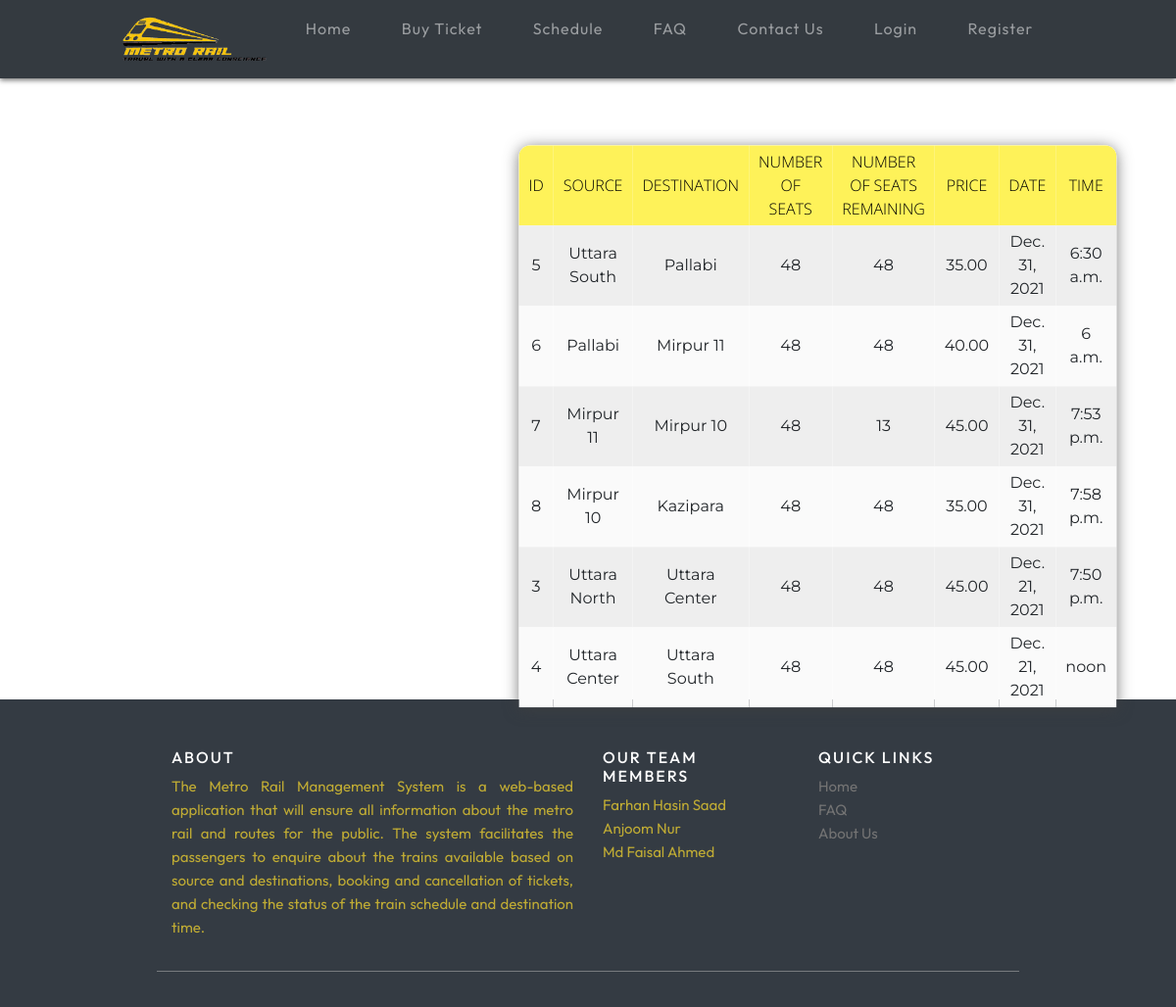
Page /accounts/seeall/ on the earlier database version.
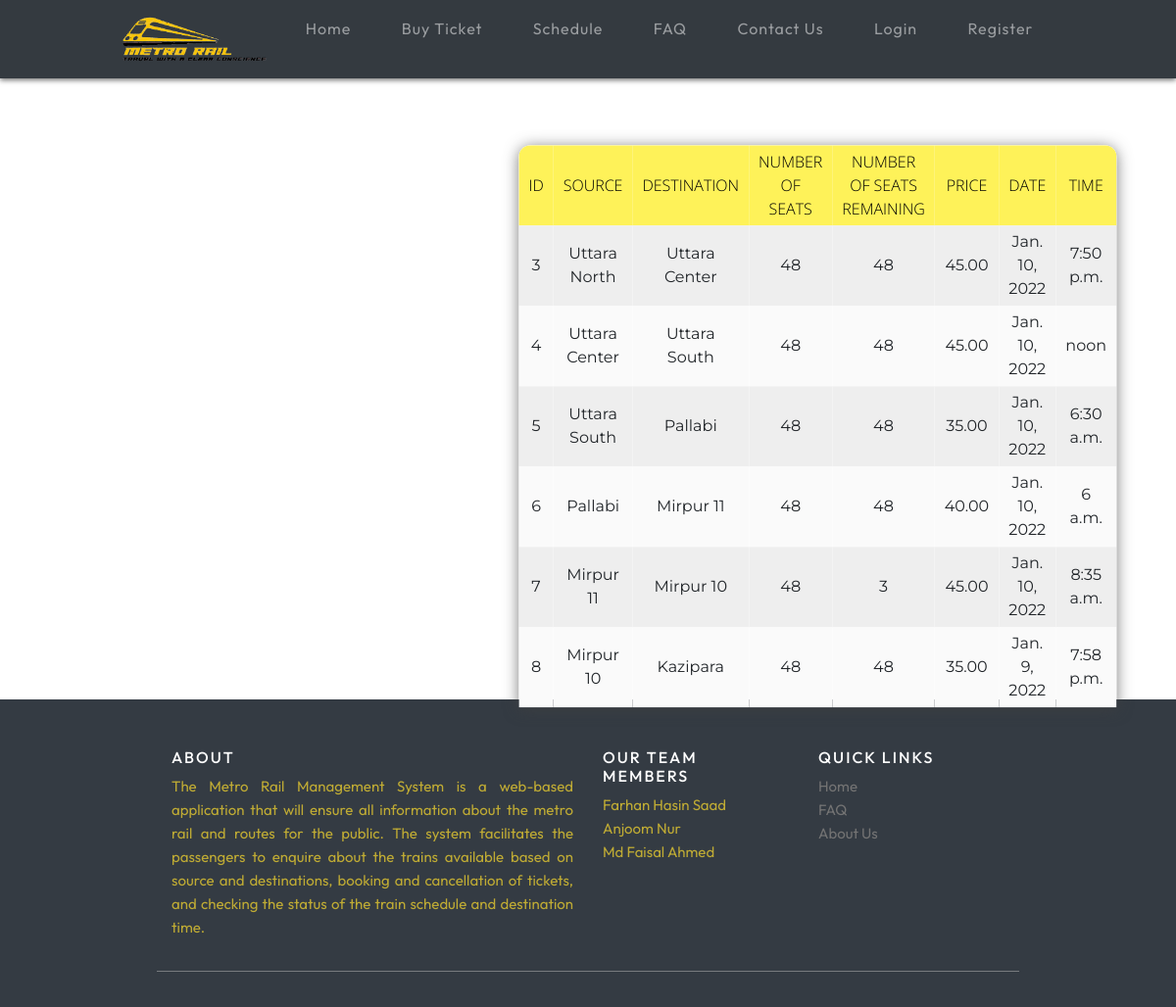
Same page on the later database version.
### accounts/models.py (models this page shows, shortened)
class Route(models.Model):
    routeId= models.AutoField(primary_key=True)
    source = models.CharField(max_length=200)
    dest = models.CharField(max_length=200)
    nos = models.DecimalField(decimal_places=0, max_digits=2)
    rem = models.DecimalField(decimal_places=0, max_digits=2)
    price = models.DecimalField(decimal_places=2, max_digits=6)
    date = models.DateField()
    time = models.TimeField()

### accounts/views.py (the view)
# urls.py: path('seeall/', views.seeAll, name="seeall"),
def seeAll(request):
    routeList = Route.objects.all().order_by('-date')
    context = {'routeList' : routeList}
    return render(request, 'seeAll.html', context)

### accounts/templates/seeAll.html (shortened to what this page needs)
{% extends 'railapp/home.html' %}
{% load static %}
{% block content %}
<!DOCTYPE html>
<html lang="en">
<head>
    <link rel="stylesheet" href="{%static 'css/schedule.css'%}">
</head>
<body>
    <div class="filter">
    </div>
    <table>
        <tr id="header">
            <th>ID</th>
            <th>Source</th>
            <th>Destination</th>
            <th>Number of Seats</th>
            <th>Number of Seats Remaining</th>
            <th>Price</th>
            <th>Date</th>
            <th>Time</th>
        </tr>
        {% for row in routeList %}
        <tr>
            <td>{{row.routeId}}</td>
            <td>{{row.source}}</td>
            <td>{{row.dest}}</td>
            <td>{{row.nos}}</td>
            <td>{{row.rem}}</td>
            <td>{{row.price}}</td>
            <td>{{row.date}}</td>
            <td>{{row.time}}</td>
        </tr>
        {% endfor %}
    </table>
</body>
</html>
{% endblock %}

### railapp/templates/railapp/home.html (shortened to what this page needs)
{% extends 'railapp/main.html' %}
{% load static %}

### railapp/templates/railapp/main.html (shortened to what this page needs)
<!DOCTYPE html>
{% load static %}
{% url 'home' as home %}
{% url 'contact' as contact %}
{% url 'faq' as faq %}
{% url 'signup' as signup %}
{% url 'search' as search %}
{% url 'checkout' as checkout %}
{% url 'userprofile' as userprofile %}
{% url 'trainmasterprofile' as trainmasterprofile %}
{% url 'schedule' as schedule %}
{% url 'seats' as seats %}
<html>
<head>
    <link rel='stylesheet' type='text/css' media='screen' href="{% static 'css/footer.css' %}">
    <link rel='stylesheet' type='text/css' media='screen' href="{% static 'css/main.css' %}">
    <link rel="stylesheet" href="https://stackpath.bootstrapcdn.com/bootstrap/4.4.1/css/bootstrap.min.css">
</head>
</body id = "boddy">
<div class="sticky-top">
    <nav class="navbar navbar-light bg-dark">
    <a class="navbar-brand" href="{% url 'home' %}"><img id="brand" src="{% static 'images/bylogometro.png' %}" alt="logo"></a>
      <ul class="mynavbar">
        <li class="nav-item {% if request.path == home %} current {% endif %}"><a class="navlink" href="{% url 'home' %}" data-hover="Home">Home</a></li>
        <li class="nav-item" id="hide1"><a class="navlink" href="{% url 'search' %}" data-hover="Buy Ticket">Buy Ticket</a></li>
        <li class="nav-item"><a class="navlink" href="{% url 'schedule' %}" data-hover="Schedule">Schedule</a></li>
        <li class="nav-item {% if request.path == faq %} current {% endif %}"id="hide2"><a class="navlink" href="{% url 'faq' %}" data-hover="FAQ">FAQ</a></li>
        <li class="nav-item {% if request.path == contact %} current {% endif %}"id="hide3"><a class="navlink" href="{% url 'contact' %}" data-hover="Contact Us">Contact Us</a></li>
        {% if request.user.is_authenticated and user.is_trainmaster != True %}
        <li class="nav-item {% if request.path == userprofile %} current {% endif %}"><a class="navlink" href="{% url 'userprofile' %}" data-hover="Profile">Profile</a></li>
        <li class="nav-item"><a class="navlink" href="{% url 'log_out' %}" data-hover="Log Out">Log Out</a></li>
        </ul>
        {% else %}
        <li class="nav-item"><a class="navlink" href="{% url 'log' %}" data-hover="Login">Login</a></li>
        <li class="nav-item {% if request.path == signup %} current {% endif %}"><a class="navlink" href="{% url 'signup' %}" data-hover="Register">Register</a></li>
        {% endif %}
        </ul>
</nav>
</div>
{% block content %}{% endblock content %}
<footer>
<footer class="site-footer">
      <div class="footer-container">
        <div class="footer-row">
          <div class="col-sm-12 col-md-6"><h6 style="color:white;">About</h6>
                <p class="text-justify">
                    The Metro Rail Management System is a web-based application that will ensure all information
                    about the metro rail and routes for the public. The system facilitates the passengers to enquire
                    about the trains available based on source and destinations, booking and cancellation of tickets,
                    and checking the status of the train schedule and destination time.
                </p>
           </div>
          <div class="col-xs-6 col-md-3">
            <h6 style="color:white;">Our Team Members</h6>
            <ul class="footer-links">
              <li>Farhan Hasin Saad</li>
              <li>Anjoom Nur</li>
              <li>Md Faisal Ahmed </li>
            </ul>
          </div>
        <div class="col-xs-6 col-md-3">
                <h6 style="color:white;">Quick Links</h6>
                <ul class="footer-links">
                <li><a href="#">Home</a></li>
                <li><a href="#">FAQ</a></li>
                <li><a href="#">About Us</a></li>
            </ul>
          </div>
        </div>
        <hr>
      </div>
</footer>
</html>

### static/css/footer.css (style rules this page uses)
.site-footer { bottom:0; width:100%; font-family: 'Outfit'; background-color:#343b43; padding:45px 0 20px; font-size:15px; line-height:24px; color:rgba(209, 185, 50, 0.89); margin-top: 5%; padding-left: 10rem; padding-right: 10rem; }
.footer-row { display: inline-flex; }
.site-footer hr { border-top-color:#bbb; opacity:0.5 }
.site-footer h6 { color:#fff; font-size:16px; text-transform:uppercase; margin-top:5px; letter-spacing:2px }
.site-footer a { color:rgba(209, 185, 50, 0.89); }
.footer-links { padding-left:0; list-style:none }
.footer-links li { display:block }
.footer-links a { color:#737373 }

### static/css/main.css (style rules this page uses)
.mynavbar { font-family: 'Outfit', sans-serif; text-align: center !important; display: inline-block; justify-content: center !important; }
.mynavbar * { box-sizing: border-box; -webkit-transition: all 0.35s ease; transition: all 0.35s ease; }
.mynavbar li { display: inline-block; list-style: outside none none; margin: 0 1.5em; overflow: hidden; }
.mynavbar a { padding: 0.3em 0; color: rgba(255, 255, 255, 0.5); position: relative; display: inline-block; letter-spacing: 1px; margin: 0; text-decoration: none; }
.mynavbar a:before, .mynavbar a:after { position: absolute; -webkit-transition: all 0.35s ease; transition: all 0.35s ease; }
.mynavbar a:before { bottom: 100%; display: block; height: 5px; width: 100%; content: ""; background-color: rgba(209, 185, 50, 0.89); }
.mynavbar a:after { padding: 0.3em 0; position: absolute; bottom: 100%; left: 0; content: attr(data-hover); color: rgba(209, 185, 50, 0.89); white-space: nowrap; }
body { background-image:url(https://images.unsplash.com/photo-1556695736-d287caebc48e?ixlib=rb-1.2.1&ixid=MnwxMjA3fDB8MHxzZWFyY2h8MXx8bWV0cm98ZW58MHx8MHx8&w=1000&q=80)!important; background-repeat: no-repeat; background-attachment: fixed; background-size: cover; }

### static/css/schedule.css (style rules this page uses)
* { margin:0; padding: 0; outline: 0; }
.filter { position: absolute; left: 0; top: 0; bottom: 0; right: 0; z-index: 1; }
table { position : sticky; z-index: 2; left: 60%; top: 20%; transform: translate(-10%,-10%); width: 50%; border-collapse: collapse; border-spacing: 0; box-shadow: 0 2px 15px rgba(64,64,64,.7); border-radius: 12px 12px 0 0; overflow: hidden; }
td , th { padding: 5px 10px; text-align: center; }
th { background-color: #fff242de; color: #000000; font-family: 'Open Sans',Sans-serif; font-weight: 200; text-transform: uppercase; }
tr { width: 100%; background-color: #fafafa; font-family: 'Montserrat', sans-serif; }
tr:nth-child(even) { background-color: #eeeeee; }
tr { transition: all .2s ease-in; cursor: pointer; }

### railapp/templates/railapp/main.html (style rules this page uses)
.navbar { position: relative; display: -ms-flexbox; display: flex; -ms-flex-wrap: wrap; flex-wrap: wrap; -ms-flex-align: center; align-items: center; -ms-flex-pack: justify; justify-content: center; padding: 0.5rem 1rem; }
.navbar-brand img { width: 150px; display:inline-block; }
.navbar { box-shadow: 0px 2px 5px #777; }

Differences in the rows shown:
changed Route "Uttara North": date "Dec. 21, 2021" → "Jan. 10, 2022"; moves up the list
changed Route "noon": date "Dec. 21, 2021" → "Jan. 10, 2022"; moves up the list
changed Route id 5: date "Dec. 31, 2021" → "Jan. 10, 2022"
changed Route id 6: date "Dec. 31, 2021" → "Jan. 10, 2022"
changed Route id 7: rem "13" → "3"; date "Dec. 31, 2021" → "Jan. 10, 2022"; time "7:53 p.m." → "8:35 a.m."
changed Route "Kazipara": date "Dec. 31, 2021" → "Jan. 9, 2022"
